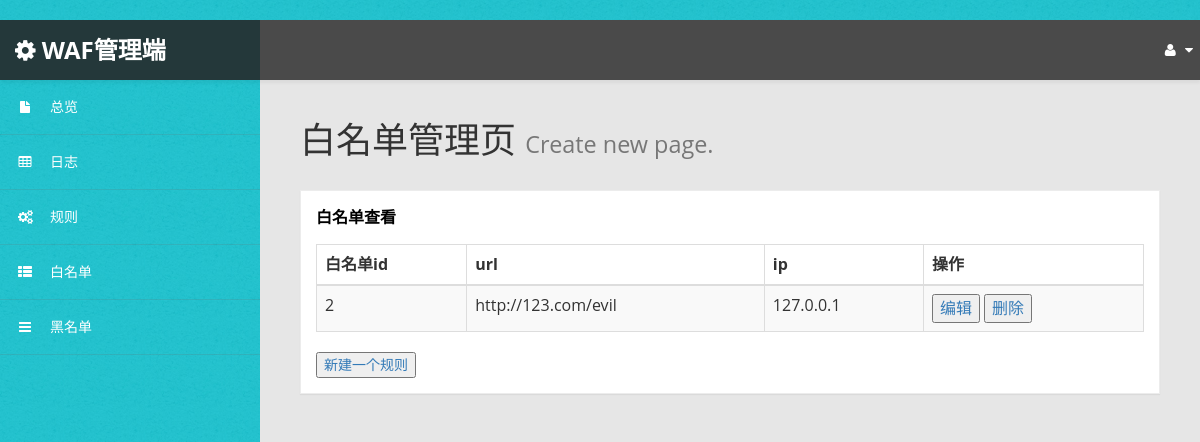
The page /Whitelist on the database as committed earlier.
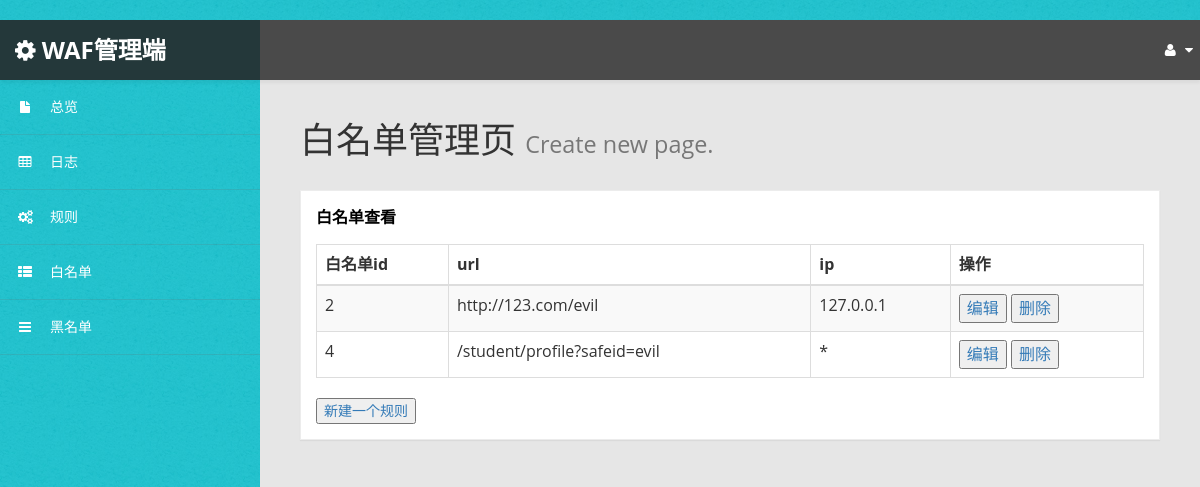
The same page on the database as committed later.
### waf/models.py (models this page shows)
class Whitelist(models.Model):
	id = models.AutoField('id', primary_key=True, unique=True)
	url = models.TextField(default='',blank=False)
	ip = models.TextField(default='',blank=False)

### waf/views.py (the view)
# urls.py: path('Whitelist',views.WhitelistView.as_view(),name= 'Whitelist'),
class WhitelistView(generic.ListView):
    template_name = 'waf/Whitelist.html'
    context_object_name = 'Whitelist_list'
    def get_queryset(self):
        return Whitelist.objects.all()

### waf/templates/waf/Whitelist.html
{% extends 'base.html' %}
{% block content %}
    <div id="page-wrapper">
        <div id="page-inner">
            <div class="row">
                <div class="col-md-12">
                    <h1 class="page-header">
                        白名单管理页 <small>Create new page.</small>
                    </h1>
                    <div class="panel panel-default">
                        <div class="panel-heading">
                            白名单查看
                        </div>
                        <div class="panel-body">
                            <div class="table-responsive">
                                <table class="table table-striped table-bordered table-hover" id="dataTables-example">
                                    <thead>
                                    <tr>
                                        <th>白名单id</th>
                                        <th>url</th>
                                        <th>ip</th>
                                        <th>操作</th>
                                    </tr>
                                    </thead>
                                    <tbody>
                                    {% for Whitelist in Whitelist_list %}
                                        <tr class="odd gradeX">
                                        <td>{{ Whitelist.id }}</td>
                                        <td>{{ Whitelist.url }}</td>
                                        <td>{{ Whitelist.ip }}</td>
                                        <td>
                                            <a class="content_item" href="/waf/Whitelist_edit-{{ Whitelist.id }}/">
                                                <button>编辑</button>
                                            </a>
                                            <a class="content_item" href="/waf/Whitelist_del-{{ Whitelist.id }}/">
                                                <button>删除</button>
                                            </a>
                                        </td>
                                    {% endfor %}
                                    </tr>
                                    </tbody>
                                </table>
                                <a href='/waf/Whitelist_create'>
                                    <button>新建一个规则</button>
                                </a>
                            </div>
                        </div>
                    </div>
                </div>
            </div>
        </div>
    </div>
{% endblock %}

Rows that differ between the two databases and show on the page:
added Whitelist: id "4", url "/student/profile?safeid=evil", ip "*"
